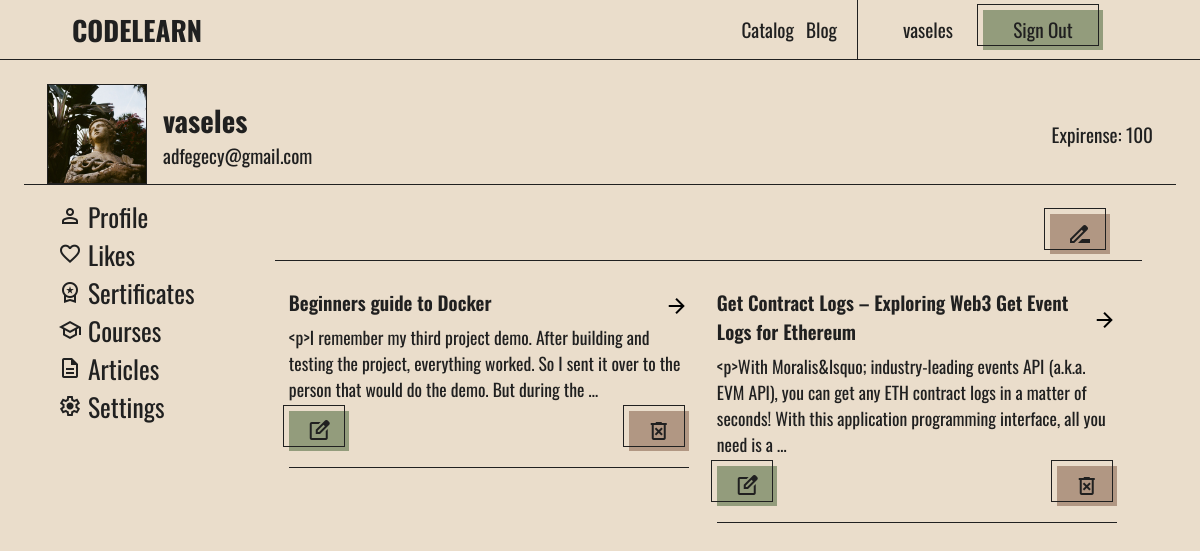
Page /profile/vaseles/articles (signed in) on the earlier database version.
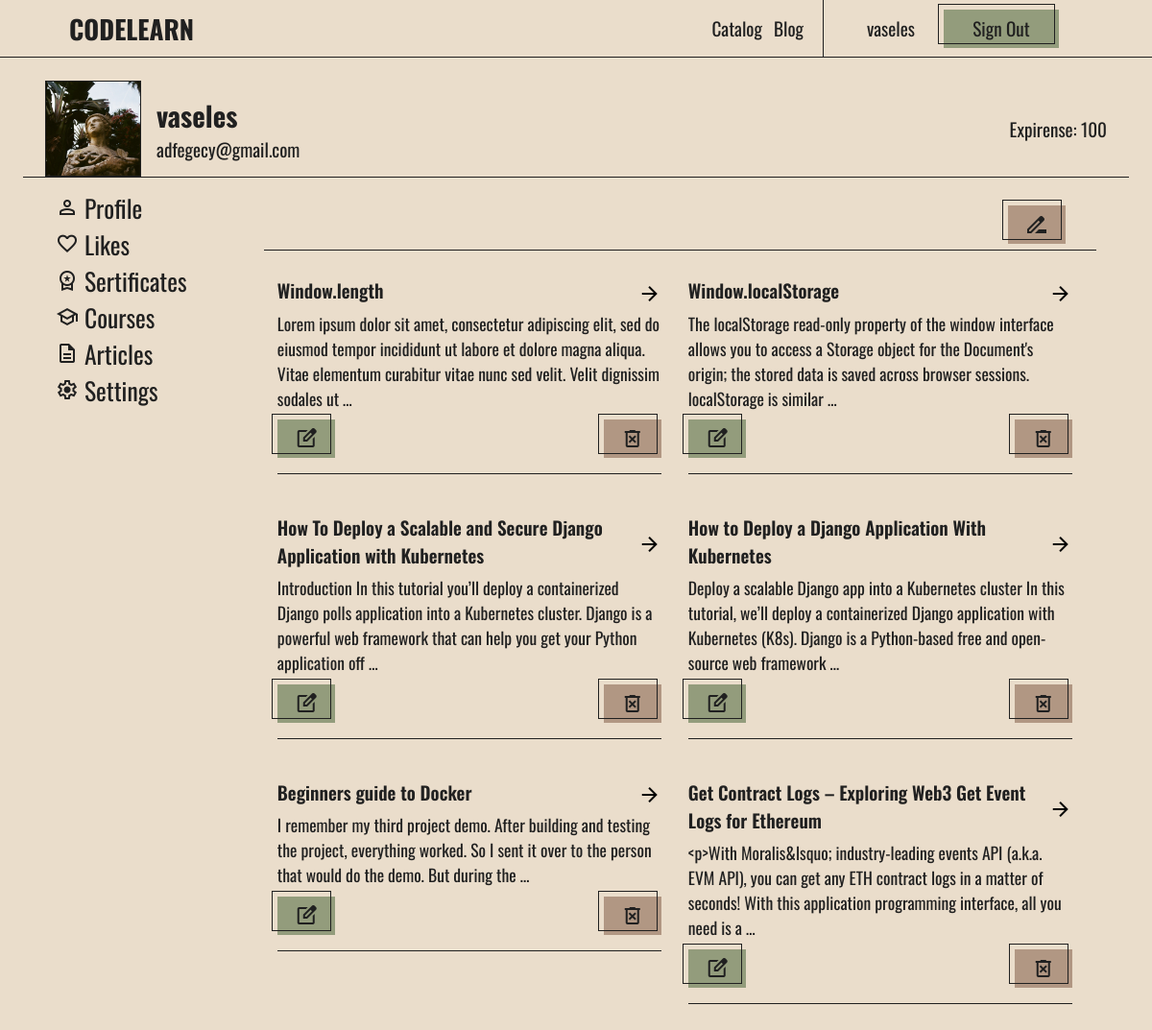
Same page on the later database version.
### base/models.py (models this page shows, shortened)
class Profile(models.Model):
    user = models.ForeignKey(User, on_delete=models.CASCADE)
    image = models.ImageField(upload_to='profiles', blank=True, null=True)
    bio = models.TextField(max_length=500, blank=True)
    twitter = models.CharField(max_length=1000, blank=True)
    github = models.CharField(max_length=1000, blank=True)
    telegram = models.CharField(max_length=1000, blank=True)
    website = models.URLField(blank=True)
    courses  = models.ManyToManyField(Course)
    tasks = models.ManyToManyField(CourseTask)
    likeCourses = models.ManyToManyField(Course, blank=True, related_name='likeCourses',  default='')
    bookmarkCourses = models.ManyToManyField(Course, blank=True, related_name='bookmarkCourses', default='')
    likeArticle = models.ManyToManyField(Course, blank=True, related_name='likeArticle',  default='')
    bookmarkArticle = models.ManyToManyField(Course, blank=True, related_name='likeBookmark',  default='')
    created = models.DateTimeField(auto_now_add=True)
    updated = models.DateTimeField(auto_now=True)

### article/models.py (models this page shows, shortened)
class Article(models.Model):
    user = models.ForeignKey(User, on_delete=models.CASCADE)
    title = models.CharField(max_length=255)
    slug = models.CharField(max_length=255, unique=True, default='')
    tag = models.ForeignKey(Tag, on_delete=models.CASCADE)
    text = RichTextField(blank=True)
    public = models.BooleanField(default=False)
    likesForArticle = models.ManyToManyField(User, related_name='likesForArticle', blank=True)
    bookmarksForCourse = models.ManyToManyField(User, related_name='bookmarksForCourse', blank=True)
    commentsCount = models.IntegerField(default=0)
    created = models.DateTimeField(auto_now_add=True)
    updated = models.DateTimeField(auto_now=True)
    class Meta:
        ordering = ['-updated', '-created']

### base/views.py (the view)
# urls.py: path('profile/<str:username>/articles', views.profileArticles, name='profile-articles'),
def profileArticles(request, username):
    page = 'articles'
    user = User.objects.get(username=username)
    articles = Article.objects.filter(user=user)
    profile = Profile.objects.get(user=user)
    context = {'user': user,  'page': page, 'articles': articles, 'profile': profile}
    return render(request,'base/user/Profile.html', context)

### base/templates/base/user/Profile.html (shortened to what this page needs)
{% include 'index.html' %}
{% load static %}
{% block content %}
<div class="page profile">
    <div class="profile__header">
        <div class="profile__header__right">
            {% if profile.image %}
            <img src="http://127.0.0.1:8000/static/media/{{profile.image}}" class="profile__header__right__icon" alt="profile icon">
            {% else %}
            <img src="" alt="" class="profile__header__right__icon">
            {% endif %}
            <div class="profile__header__right__info">
                <h2>{{user.username}}</h2>
                {% if request.user.username == user.username %}
                    <p>{{user.email}}</p>
                {% endif %}
            </div>
        </div>
        <div class="profile__header__left">
            <div class="expirense">Expirense: <span>100</span></div>
        </div>
    </div>
    <div class="profile__body">
        <div class="profile__body__left">
            <a href="{% url 'base:profile' user.username %}" class="link">
                <span class="material-symbols-outlined">
                </span>
                 Profile
            </a>
            <a href="{% url 'base:profile-likes' user.username %}" class="link">
                <span class="material-symbols-outlined">favorite</span>
                Likes
            </a>
             <a href="{% url 'base:profile' user.username %}" class="link">
                <span class="material-symbols-outlined">
                    </span>
                Sertificates
            </a>
            {% if request.user.is_authenticated %}
                {% if user.is_superuser %}
                    {% if request.user.is_superuser %}
                    <a href="{% url 'base:profile-courses' user.username %}" class="link">
                        <span class="material-symbols-outlined">
                        </span>
                        Courses
                    </a>
                    <a href="{% url 'base:profile-articles' user.username %}" class="link">
                        <span class="material-symbols-outlined">
                            </span>
                        Articles
                    </a>
                    {% endif %}
                {% endif %}
            {% endif %}
            {% if request.user.username == user.username %}
            <a href="{% url 'base:profile-update' user.username %}" class="link">
                <span class="material-symbols-outlined">
                </span>
                Settings
            </a>
            {% endif %}
        </div>
        <div class="profile__body__right">
            {% if page == 'articles' %}
                {% if request.user.is_authenticated %}
                    {% if request.user.is_superuser %}
                        {% if user.is_superuser %}
                        <div class="page__panel">
                            <a href="{% url 'article:create_article' %}" class="btn btn-delete">
                                <span class="material-symbols-outlined ">
                                </span>
                            </a>
                        </div>
                        <div class="cources page__article__articles">
                            {% for article in articles %}
                                <article>
                                    <div class="article__head ">
                                        <div class="">{{article.title}}</div>
                                        <a href="{% url 'article:show_article' article.slug %}" class="material-symbols-outlined icon link">
                                        </a>
                                    </div>
                                    <div class="article__body">
                                        {{article.text | truncatewords:30 }}
                                    </div>
                                    {% if request.user.is_authenticated %}
                                        {% if request.user.is_superuser %}
                                            {% if request.user.username == article.user.username %}
                                                <div class="article__head article__buttons">
                                                    <a href="{% url 'article:update_article' article.slug %}" class="btn btn-icon">
                                                        <span class="material-symbols-outlined">
                                                        </span>
                                                    </a>
                                                    <a href="{% url 'article:delete_article' article.slug %}" class="btn btn-delete">
                                                        <span class="material-symbols-outlined">
                                                        </span>
                                                    </a>
                                                </div>
                                            {% endif %}
                                        {% endif %}
                                    {% endif %}
                                </article>
                            {% endfor %}
                        </div>
                        {% endif %}
                    {% endif %}
                {% endif %}
            {% endif %}
        </div>
    </div>
</div>
{% endblock content %}

### templates/index.html (shortened to what this page needs)
<!DOCTYPE html>
<html lang="en">
<head>
</head>
<body>
    {% include "header.html" %}
</body>
</html>

### templates/header.html (shortened to what this page needs)
<header>
    <a class="header__logo" href="/">CODELEARN</a>
    <div class="header__menu">
        <div class="header__menu__left">
            <a href={% url 'cources:catalog' %} class="link">Catalog</a>
            <a href="/articles" class="link">Blog</a>
        </div>
        {% if request.user.is_authenticated %}
        <div class="header__menu__right">
            <a href="{% url 'base:profile' request.user.username %}" class="link">{{request.user.username}}</a>
            <a href="{% url 'base:logout' %}" class="btn">Sign Out</a>
        </div>
        {% else %}
            <div class="header__menu__right">
                <a href="/sign-in" class="link">Sign In</a>
                <a href="/sign-up" class="btn">Sign Up</a>
            </div>
        {% endif %}
    </div>
</header>

Differences in the rows shown:
added Article: title "Window.length", text "Lorem ipsum dolor sit amet, consectetur adipiscing elit, sed do eiusmod tempor incididunt ut labore et dolore magna aliqua. Vitae elementum curabitur vitae nunc sed velit. Velit dignissim sodales ut …"
added Article: title "Window.localStorage", text "The localStorage read-only property of the window interface allows you to access a Storage object for the Document's origin; the stored data is saved across browser sessions. localStorage is similar …"
added Article: title "How To Deploy a Scalable and Secure Django Application with Kubernetes", text "Introduction In this tutorial you’ll deploy a containerized Django polls application into a Kubernetes cluster. Django is a powerful web framework that can help you get your Python application off …"
added Article: title "How to Deploy a Django Application With Kubernetes", text "Deploy a scalable Django app into a Kubernetes cluster In this tutorial, we’ll deploy a containerized Django application with Kubernetes (K8s). Django is a Python-based free and open-source web framework …"
changed Article "Beginners guide to Docker": text "<p>I remember my third project…" → "I remember my third project…"
